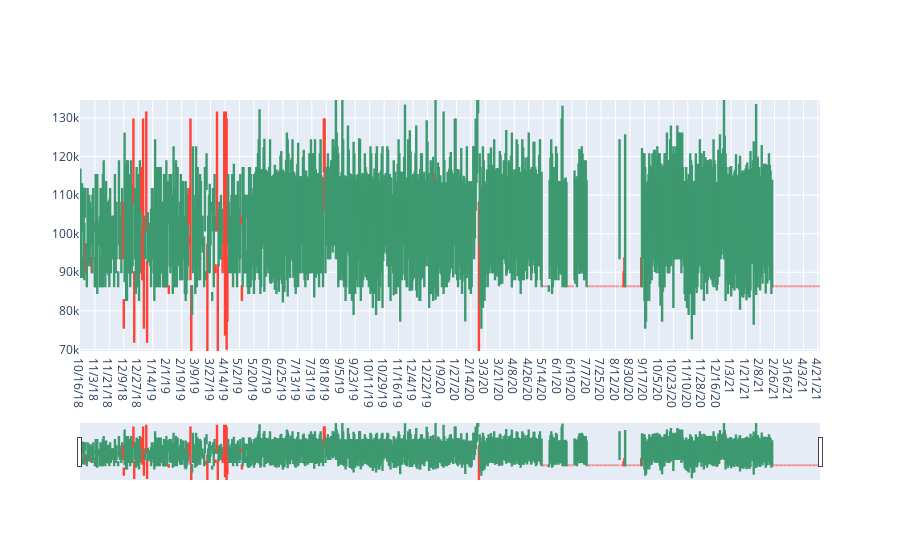

The notebook cell this image was saved under:
### Code cell
#b) total-sleep?
# Check out the later-shift caused by attending Envision festival in February 2020!

fig = go.Figure(data=[go.Candlestick(
                x=time_df['Date'],
                open=time_df['SleepTime2'], 
                high=df['SleepTime2'],
                low=df['SleepTime2'], 
                close=time_df['WakeTime2'])
                     ])

fig.update_layout(xaxis_rangeslider_visible=True)
fig.show()

### Figure 1 — Plotly figure (JSON) as saved in the notebook; plotly's stock layout.template omitted (floating-point values rounded to 4 significant figures; data arrays with more than 128 entries replaced by an {"elided": "..."} marker saying what was removed)
{"data": [{"close": {"elided": "921 int values"}, "high": {"elided": "921 int values"}, "low": {"elided": "921 int values"}, "open": {"elided": "921 int values"}, "type": "candlestick", "x": {"elided": "921 str values"}}], "layout": {"xaxis": {"rangeslider": {"visible": true}}}}
